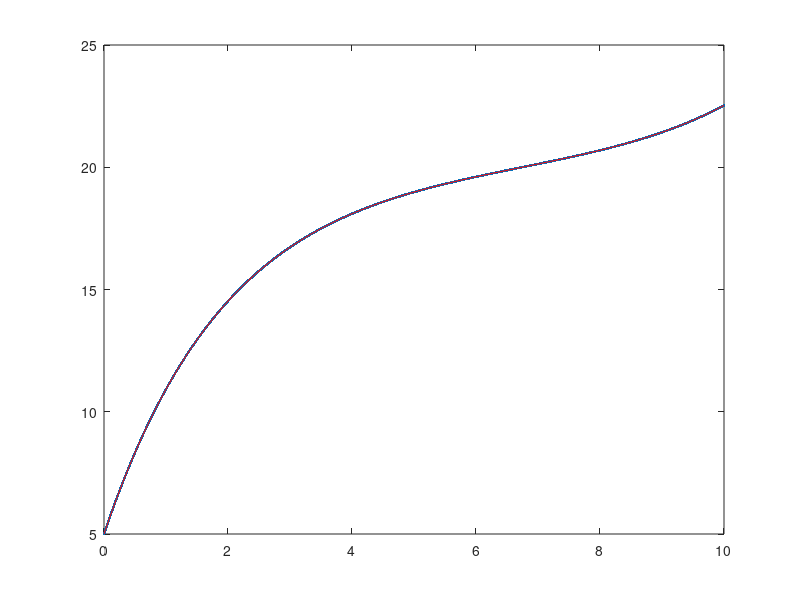

Write the MATLAB code that produced this figure.
function F=driver

% clear the console screen
clc; close all;clf
% load the data structure with info pertaining to the physical problem
dat.diff=2;
dat.siga=.5;
dat.esrc=10;
dat.width=10;
bc.left.type=2; %0=neumann, 1=robin, 2=dirichlet
bc.left.C=5; % (that data is C in: -Ddu/dn=C // u/4+D/2du/dn=C // u=C)
bc.rite.type=1;
bc.rite.C=7;
dat.bc=bc; clear bc;

% load the numerical parameters, npar, structure pertaining to numerics
% number of elements
npar.nel = 5000;
% domain
npar.x = linspace(0,dat.width,npar.nel+1);
% polynomial degree
npar.porder=1;
% nbr of dofs per variable
npar.ndofs = npar.porder*npar.nel+1;
% connectivity
gn=zeros(npar.nel,npar.porder+1);
gn(1,:)=linspace(1,npar.porder+1,npar.porder+1);
for iel=2:npar.nel
    gn(iel,:)=[gn(iel-1,end) , gn(iel-1,2:end)+npar.porder ];
end
npar.gn=gn; clear gn;

% solve system
F = solve_fem2(dat,npar);
% plot
figure(1)
plot(npar.x,F,'.-'); hold all
% verification is always good
verif_diff_eq(dat)

return
end

%%%%%%%%%%%%%%%%%%%%%%%%%%%%%%%%%%%%%

function u=solve_fem2(dat,npar)

% initial guess
% (not needed if a direct method is used to solve the linear system)
u=ones(npar.ndofs,1);

% assemble the matrix and the rhs
[A,b]=assemble_system(npar,dat);

% solve
u=A\b;

return
end
%%%%%%%%%%%%%%%%%%%%%%%%%%%%%%%%%%%%%

function [A,rhs]=assemble_system(npar,dat)
% assemble the matrix, the rhs, apply BC

% shortcuts
porder= npar.porder;
gn    = npar.gn;
nel   = npar.nel;
% ideally, we would analyze the connectivity to determine nnz
nnz=(porder+1)*nel; %this is an upperbound, not exact
% n: linear system size
n=nel*porder+1;
% allocate memory
A=spalloc(n,n,nnz);
rhs=zeros(n,1);

% compute local matrices
% load Gauss Legendre quadrature (GLQ is exact on polynomials of degree up to 2n-1,
% while using only integrand evaluations (n-point quadrature).
% estimate the max poly order (it comes from the mass matrix  when coef. are
% piecewise constant and the material mesh matches the computational mesh
q_pts=2;
[xq,wq] = GL_quad(q_pts);
% initialize local matrices/vectors
m=zeros(porder+1,porder+1);
k=m;
f=zeros(porder+1,1);
% store shapeset
[b,dbdx] =feshpln(xq,porder);
% compute local matrices + load vector
for i=1:porder+1
    for j=1:porder+1
        m(i,j)= dot(wq.*b(:,i)    , b(:,j));
        k(i,j)= dot(wq.*dbdx(:,i) , dbdx(:,j));
    end
    f(i)= dot(wq, b(:,i));
end

% definition of the weak form:
% int_domain (grad u D grad b) - int_bd_domain (b D grad u n) ...
%      + int_domain( XSa u b) = int_domain (b rhs)

% loop over elements
for iel=1:npar.nel
    % element extremities
    x0=npar.x(iel);
    x1=npar.x(iel+1);
    % jacobian of the transformation to the ref. element
    Jac=(x1-x0)/2;
    % assemble
    A(gn(iel,:),gn(iel,:)) = A(gn(iel,:),gn(iel,:)) + ...
        dat.siga*m*Jac + dat.diff*k/Jac;
    rhs(gn(iel,:)) = rhs(gn(iel,:)) + dat.esrc*f*Jac;
end

% apply natural BC
Dirichlet_nodes=[];
Dirichlet_val=[];
switch dat.bc.left.type
    case 0 % Neumann, int_bd_domain (b D grad u n) is on the RHS
        rhs(1)=rhs(1)+dat.bc.left.C;
    case 1 % Robin
        A(1,1)=A(1,1)+1/2;
        rhs(1)=rhs(1)+2*dat.bc.left.C;
    case 2 % Dirichlet
        Dirichlet_nodes=[Dirichlet_nodes 1];
        Dirichlet_val=[Dirichlet_val dat.bc.left.C];
end
switch dat.bc.rite.type
    case 0 % Neumann, int_bd_domain (b D grad u n) is on the RHS
        rhs(n)=rhs(n)+dat.bc.rite.C;
    case 1 % Robin
        A(n,n)=A(n,n)+1/2;
        rhs(n)=rhs(n)+2*dat.bc.rite.C;
    case 2 % Dirichlet
        Dirichlet_nodes=[Dirichlet_nodes n];
        Dirichlet_val=[Dirichlet_val dat.bc.rite.C];
end
% apply Dirichlet BC
for i=1:length(Dirichlet_nodes);% loop on the number of constraints
    id=Dirichlet_nodes(i);      % extract the dof of a constraint
    bcval=Dirichlet_val(i);
    rhs=rhs-bcval*A(:,id);  % modify the rhs using constrained value
    A(id,:)=0; % set all the id-th row to zero
    A(:,id)=0; % set all the id-th column to zero (symmetrize A)
    A(id,id)=1;            % set the id-th diagonal to unity
    rhs(id)=bcval;         % put the constrained value in the rhs
end

return
end
%%%%%%%%%%%%%%%%%%%%%%%%%%%%%%%%%%%%%

function [shapefun,dhdx]=feshpln (xv,p)
% computes the finite element basis functions and their first derivatives
% here, we use Lagrangian FE functions

if(p~=1), error('only linear FEM'); end
if(length(xv)~=2), error('only 2-pt quadrature'); end

shapefun=zeros(length(xv),p+1);
dhdx    =zeros(length(xv),p+1);

shapefun=[
         0.788675134594813         0.211324865405187;
         0.211324865405187         0.788675134594813];
dhdx=[                -0.5                       0.5;
                      -0.5                       0.5];


return
end
%%%%%%%%%%%%%%%%%%%%%%%%%%%%%%%%%%%%%%

function [x,w] = GL_quad(n)

if(n~=2), error('quadrature entered only for n=2'); end

x=[ -0.577350269189626; 0.577350269189626];
w=[1;1];

return
end
%%%%%%%%%%%%%%%%%%%%%%%%%%%%%%%%%%%%%

function verif_diff_eq(dat)

sa=dat.siga; cd=dat.diff; src=dat.esrc; L=dat.width;

k=1/sqrt(cd/sa);
% particular solution
part=src/sa;
% general form of the solution:
%  phi =A sh(kx) + B ch(kx) + src/abso
%  dphi/dx= k (A ch(kx) + B sh(kx) )
switch dat.bc.left.type
    case 0 % Neumann
        mat(1,1:2) =k*[ cosh(0), sinh(0)];
        b(1) = -dat.bc.left.C / cd;
    case 1 % Robin
        mat(1,1:2) =[ sinh(0), cosh(0)]/4 -cd/2*k*[ cosh(0), sinh(0)];
        b(1) = dat.bc.left.C -part/4;
    case 2 % Dirichlet
        mat(1,1:2) =[ sinh(0), cosh(0)];
        b(1) = dat.bc.left.C -part;
end
switch dat.bc.rite.type
    case 0 % Neumann
        mat(2,1:2) =k*[ cosh(k*L), sinh(k*L)];
        b(2) = dat.bc.rite.C / cd;
    case 1 % Robin
        mat(2,1:2) =[ sinh(k*L), cosh(k*L)]/4 +cd/2*k*[ cosh(k*L), sinh(k*L)];
        b(2) = dat.bc.rite.C -part/4;
    case 2 % Dirichlet
        mat(2,1:2) =[ sinh(k*L), cosh(k*L)];
        b(2) = dat.bc.rite.C -part;
end
% get coefficient for the analytical solution
a=mat\b';
x=linspace(0,L);
y=a(1)*sinh(k*x)+a(2)*cosh(k*x)+part;
plot(x,y,'r-');hold all

return
end
